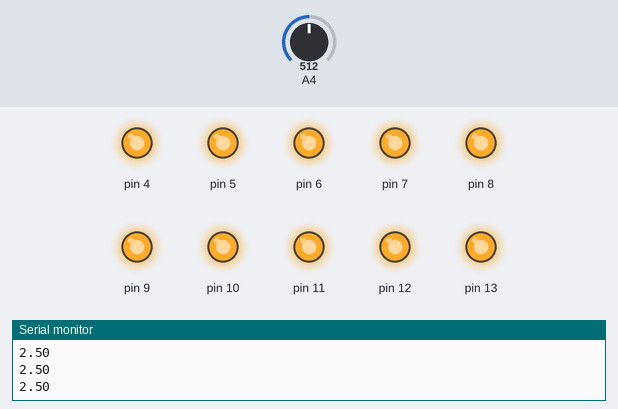
The sketch below on a simulated Arduino Uno, built with avr-gcc and run on an emulated ATmega328P. Parts: output pins drawn as LEDs (lit = HIGH), the last lines printed to the serial monitor. Inputs (shaded band) come from the test bench; at power-on: A4 = 512.

Above: at 1.2 s.
1.3 s: A4 set to 23
2.8 s: A4 set to 18
At 3.1 s:
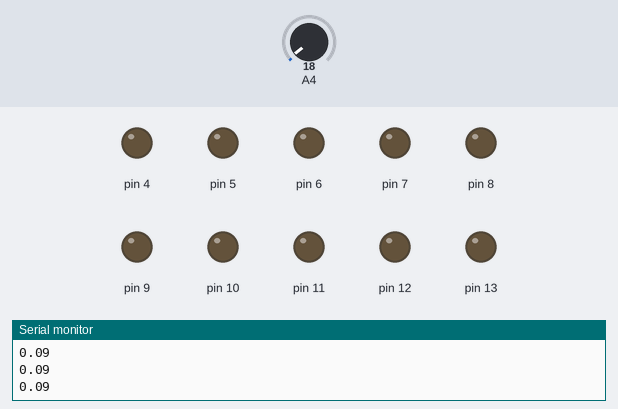
4.3 s: A4 set to 122
At 5.4 s:
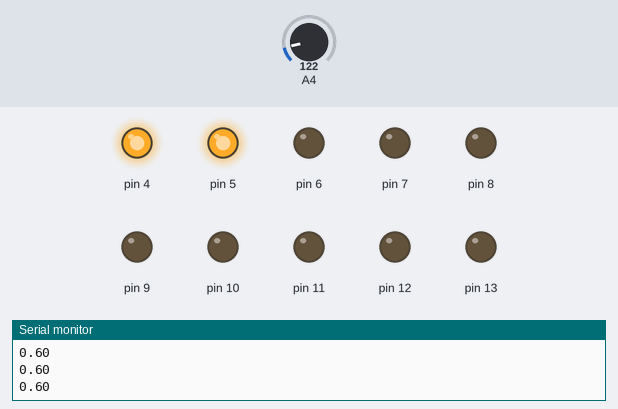
5.8 s: A4 set to 132
At 6.7 s:
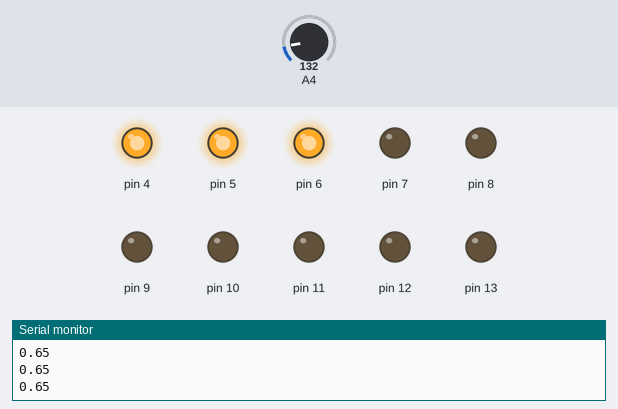
7.3 s: A4 set to 149
8.8 s: A4 set to 182
At 10.0 s:
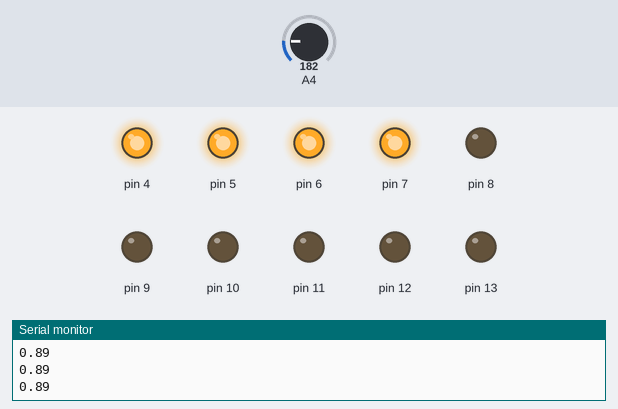
Timing chart, 0 to 11.3 s (numbered marks = the images above; inputs shaded):
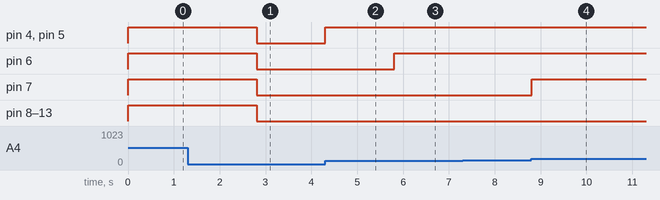

Measured:
- the behaviour switches between 21 and 20 on A4 (found by bisection; images 0 and 1)
- the behaviour switches between 122 and 123 on A4 (found by bisection; images 2 and 3)
- the behaviour switches between 163 and 164 on A4 (found by bisection; images 3 and 4)
- after the input at 2.8 s, pin 4–13: HIGH → LOW at once
- after the input at 4.3 s, pin 4, pin 5: LOW → HIGH at once
- after the input at 5.8 s, pin 6: LOW → HIGH at once
- after the input at 8.8 s, pin 7: LOW → HIGH at once

The sketch:

modo3.ino
```cpp
void setup(){
  pinMode(13,OUTPUT);
    pinMode(12,OUTPUT);
     pinMode(11,OUTPUT);
       pinMode(10,OUTPUT);
       pinMode(9,OUTPUT);
    pinMode(8,OUTPUT);
     pinMode(7,OUTPUT);
       pinMode(6,OUTPUT);
        pinMode(5,OUTPUT);
       pinMode(4,OUTPUT);


  Serial.begin(9600);
}
void loop(){
 int sensorValue = analogRead(A4);
 float voltagem = sensorValue * (5.0/1023.0);

 Serial.println(voltagem);

 if(voltagem>=0.1)
   {
    digitalWrite(4,HIGH);

    if(voltagem>=0.4){
     digitalWrite(5,HIGH);
         }

    if(voltagem>=0.6){
     digitalWrite(6,HIGH);
         }
     if(voltagem>=0.8){
     digitalWrite(7,HIGH);
         }
         if(voltagem>=1.0){
     digitalWrite(8,HIGH);
         }
         if(voltagem>=1.2){
     digitalWrite(9,HIGH);
         }
         if(voltagem>=1.4){
     digitalWrite(10,HIGH);
         }
         if(voltagem>=1.6){
     digitalWrite(11,HIGH);
         }
         if(voltagem>=1.8){
     digitalWrite(12,HIGH);
         }
         if(voltagem>=2.0){
     digitalWrite(13,HIGH);
         }

       }


else {
  digitalWrite(13,LOW);
  digitalWrite(12,LOW);
  digitalWrite(11,LOW);
   digitalWrite(10,LOW);
   digitalWrite(9,LOW);
  digitalWrite(8,LOW);
  digitalWrite(7,LOW);
   digitalWrite(6,LOW);
    digitalWrite(5,LOW);
   digitalWrite(4,LOW);

}
}
```
